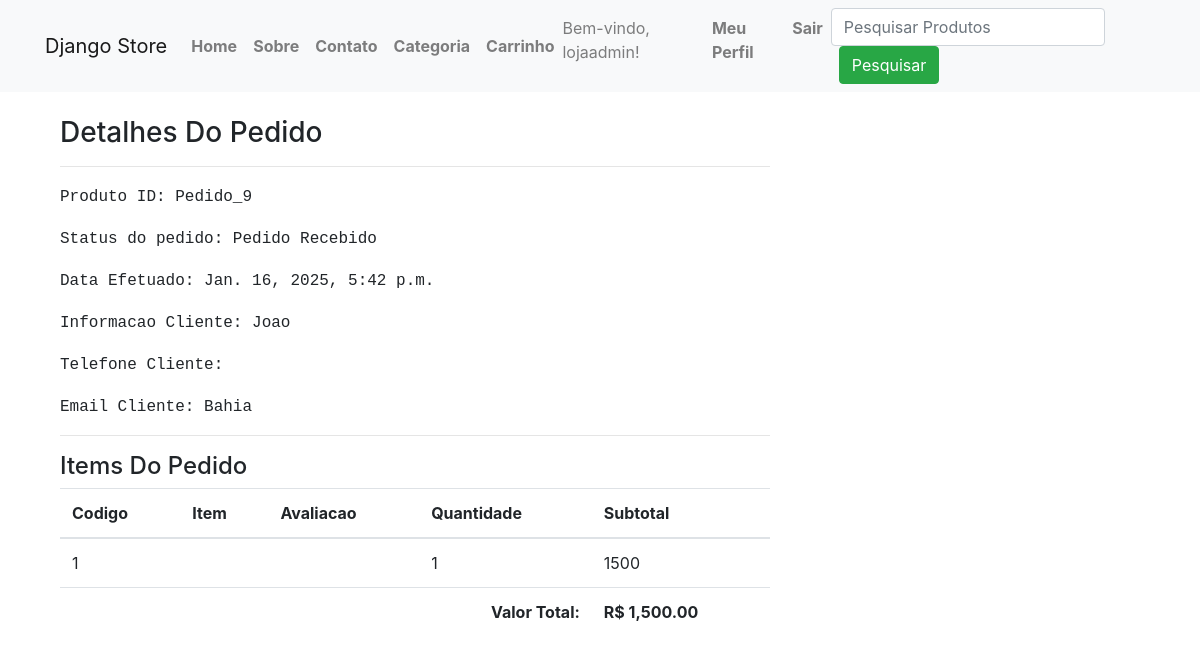
Page /perfil/pedido-9/ (signed in) on the committed database.
### lojaapp/models.py (models this page shows, shortened)
class Pedido_order(models.Model):
    carro = models.ForeignKey(Carro, on_delete=models.CASCADE, null=True, blank=True)
    ordenando_por = models.CharField(max_length=200)
    endereco_envio = models.CharField(max_length=200)
    telefone = models.CharField(max_length=10)
    email = models.EmailField(null=True, blank=True)
    endereco_envio = models.CharField(max_length=200)
    subtotal = models.DecimalField(max_digits=10, decimal_places=2, null=True, blank=True)
    desconto = models.PositiveIntegerField(default=0)
    total = models.DecimalField(max_digits=10, decimal_places=2, null=True, blank=True)
    pedido_status = models.CharField(max_length=50, choices=PEDIDO_STATUS)
    criado_em = models.DateTimeField(auto_now_add=True)
    pagamento_method = models.CharField(max_length=20, choices=METHOD, default="Dinheiro Na Entrega")
    pagamento_completo = models.BooleanField(default=False,null=True,blank=True)

class CarroProduto(models.Model):
    carro = models.ForeignKey(Carro,on_delete=models.CASCADE)
    produto = models.ForeignKey(Produto,on_delete=models.CASCADE)
    avaliacao = models.PositiveIntegerField()
    quantidade = models.PositiveIntegerField()
    subtotal = models.PositiveIntegerField()

### lojaapp/views.py (the view)
# urls.py: path('perfil/pedido-<int:pk>/', ClientePedidoDetalheView.as_view(), name="clientepedidodetalhe"),
class ClientePedidoDetalheView(DetailView):
    template_name = "clientepedidodetalhe.html"
    model = Pedido_order
    context_object_name = "pedido_obj"
    def dispatch(self, request, *args, **kwargs):
        if request.user.is_authenticated and Cliente.objects.filter(user=request.user).exists():
            order_id = self.kwargs["pk"]
            pedido=Pedido_order.objects.get(id=order_id)
            if request.user.cliente != pedido.carro.cliente:
                return redirect("lojaapp:clienteperfil")
        else:
            return redirect("/entrar/?next=/perfil/")
        return super().dispatch(request, *args, **kwargs)

### templates/clientepedidodetalhe.html (shortened to what this page needs)
{% extends 'base.html' %}
{% load humanize %}
{% block content %}
<div class="container mt-4">
    <div class="row">
        <div class="col-md-8 max-auto">
             <h3>Detalhes Do Pedido</h3>
             <hr>
             <p><samp>Produto ID:  </samp><samp>Pedido_{{pedido_obj.id}}</p></samp>
             <p><samp>Status do pedido:  </samp><samp>{{pedido_obj.pedido_status}}</p></samp>
             <p><samp>Data Efetuado:  </samp><samp>{{pedido_obj.criado_em}}</p></samp>
             <p><samp>Informacao Cliente:  </samp><samp>{{pedido_obj.ordenando_por}}</p></samp>
             <p><samp>Telefone Cliente:  </samp><samp>{{pedido_obj.Telefone}}</p></samp>
             <p><samp>Email Cliente:  </samp><samp>{{pedido_obj.endereco_envio}}</p></samp>
             <hr>
             <h4>Items Do Pedido</h4>
             <table class="table">
                <thead>
                    <tr>
                        <th>Codigo</th>
                        <th>Item</th>
                        <th>Avaliacao</th>
                        <th>Quantidade</th>
                        <th>Subtotal</th>
                    </tr>
                </thead>
                <tbody>
                    {% for cp in pedido_obj.carro.carroproduto_set.all %}
                    <tr>
                        <td>{{forloop.counter}}</td>
                        <td><a target="blank" href="{% url 'lojaapp:produtodetalhe' cp.produto.slug%}"{{cp.produto.title}}{{cp.produto.id}}></a></td>
                        <td>{{cp.avalicao}}</td>
                        <td>{{cp.quantidade}}</td>
                        <td>{{cp.subtotal}}</td>
                    </tr>
                    {% endfor %}
                    <tr>
                    <th colspan ="4" class="text-right">Valor Total:</th>
                    <th>  R$ {{pedido_obj.total|intcomma}}</th>
                 </tr>
                </tbody>
             </table>
        </div>
    </div>
{% endblock %}

### templates/base.html (shortened to what this page needs)
<!DOCTYPE html>
<html lang="en">
<head>
    <link rel="stylesheet" href="https://stackpath.bootstrapcdn.com/bootstrap/4.5.2/css/bootstrap.min.css">
</head>
<body>
    <nav class="navbar navbar-expand-lg navbar-light bg-light">
        <div class="container">
            <a class="navbar-brand" href="{% url 'lojaapp:home' %}">Django Store</a>
            <div class="collapse navbar-collapse" id="navbarNav">
                <ul class="navbar-nav mr-auto">
                    <li class="nav-item">
                        <a class="nav-link" href="{% url 'lojaapp:home' %}">Home</a>
                    </li>
                    <li class="nav-item">
                        <a class="nav-link" href="{% url 'lojaapp:sobre' %}">Sobre</a>
                    </li>
                    <li class="nav-item">
                        <a class="nav-link" href="{% url 'lojaapp:contato' %}">Contato</a>
                    </li>
                    <li class="nav-item">
                        <a class="nav-link" href="{% url 'lojaapp:TodosProdutos' %}">Categoria</a>
                    </li>
                    <li class="nav-item">
                        <a class="nav-link" href="{% url 'lojaapp:meucarro' %}">Carrinho</a>
                    </li>
                </ul>
                <ul class="navbar-nav ml-auto">
                    {% if request.user.cliente %}
                        <li class="nav-item">
                            <span class="navbar-text">Bem-vindo, {{ request.user.username }}!</span>
                        </li>
                        <li class="nav-item">
                            <a class="nav-link" href="{% url 'lojaapp:clienteperfil' %}">Meu Perfil</a>
                        </li>
                        <li class="nav-item">
                            <a class="nav-link" href="{% url 'lojaapp:clientesair' %}">Sair</a>
                        </li>
                    {% endif %}
                    <li class="nav-item search-bar">
                        <form class="form-inline" action="{% url 'lojaapp:pesquisar' %}" method="GET">
                            <input class="form-control" type="text" name="keyword" placeholder="Pesquisar Produtos" required>
                            <button class="btn btn-success ml-2" type="submit">Pesquisar</button>
                        </form>
                    </li>
                </ul>
            </div>
        </div>
    </nav>
    <div class="container mt-4">
        {% block content %}
        {% endblock %}
    </div>
</body>
</html>

### templates/base.html (style rules this page uses)
.navbar-nav .nav-item .nav-link { font-weight: bold; }
.search-bar { display: flex; align-items: center; }
.search-bar input { margin-right: 5px; }

### rows in the picture
Pedido_order: id "9", pedido_status "Pedido Recebido", criado_em "Jan. 16, 2025, 5:42 p.m.", ordenando_por "Joao", endereco_envio "Bahia", total "1,500.00"
CarroProduto: quantidade "1", subtotal "1500"

### other values in the picture
{{ request.user.username }} "lojaadmin"
